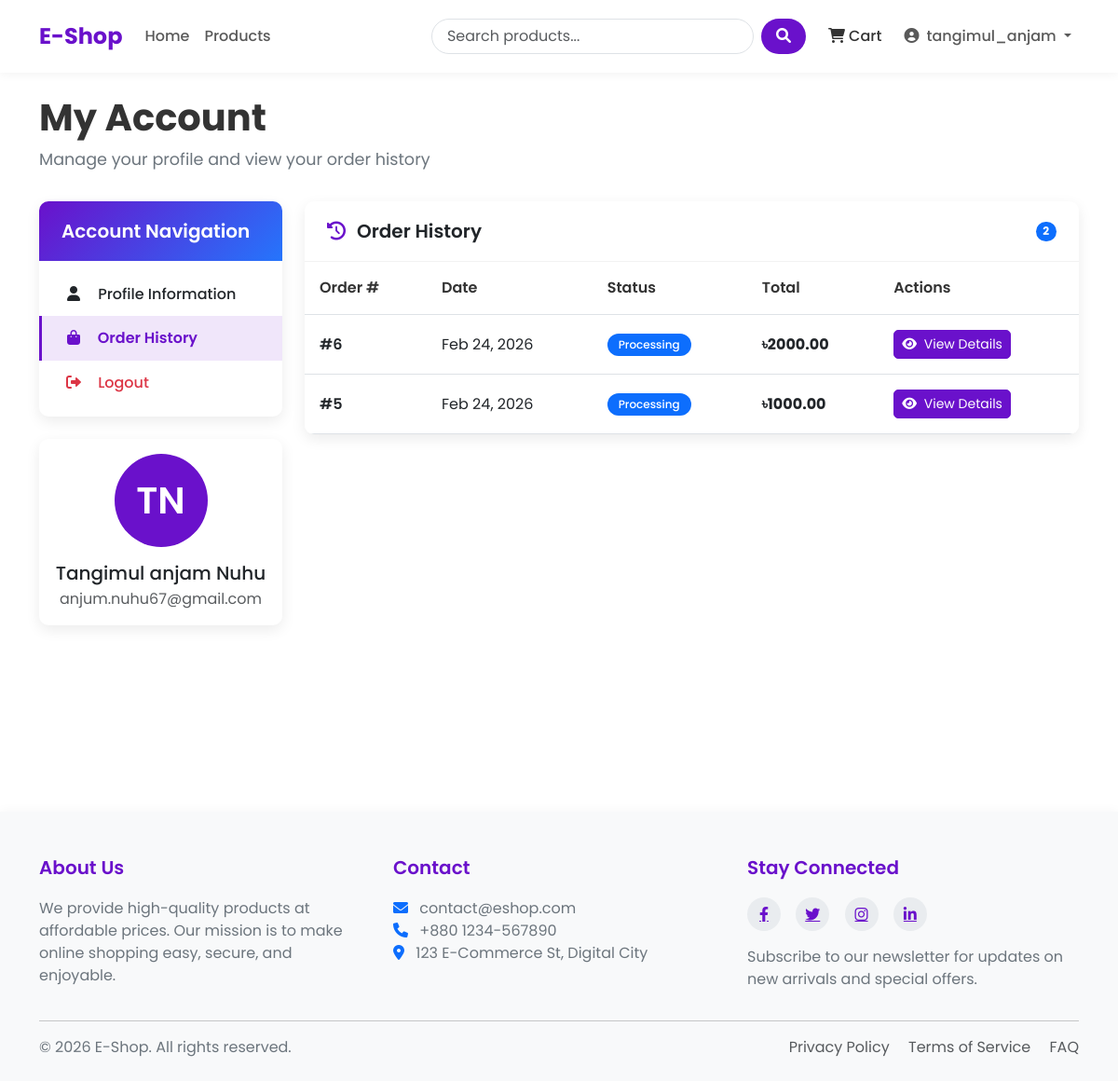
The page /profile/?tab=orders (signed in) on the database as committed earlier.
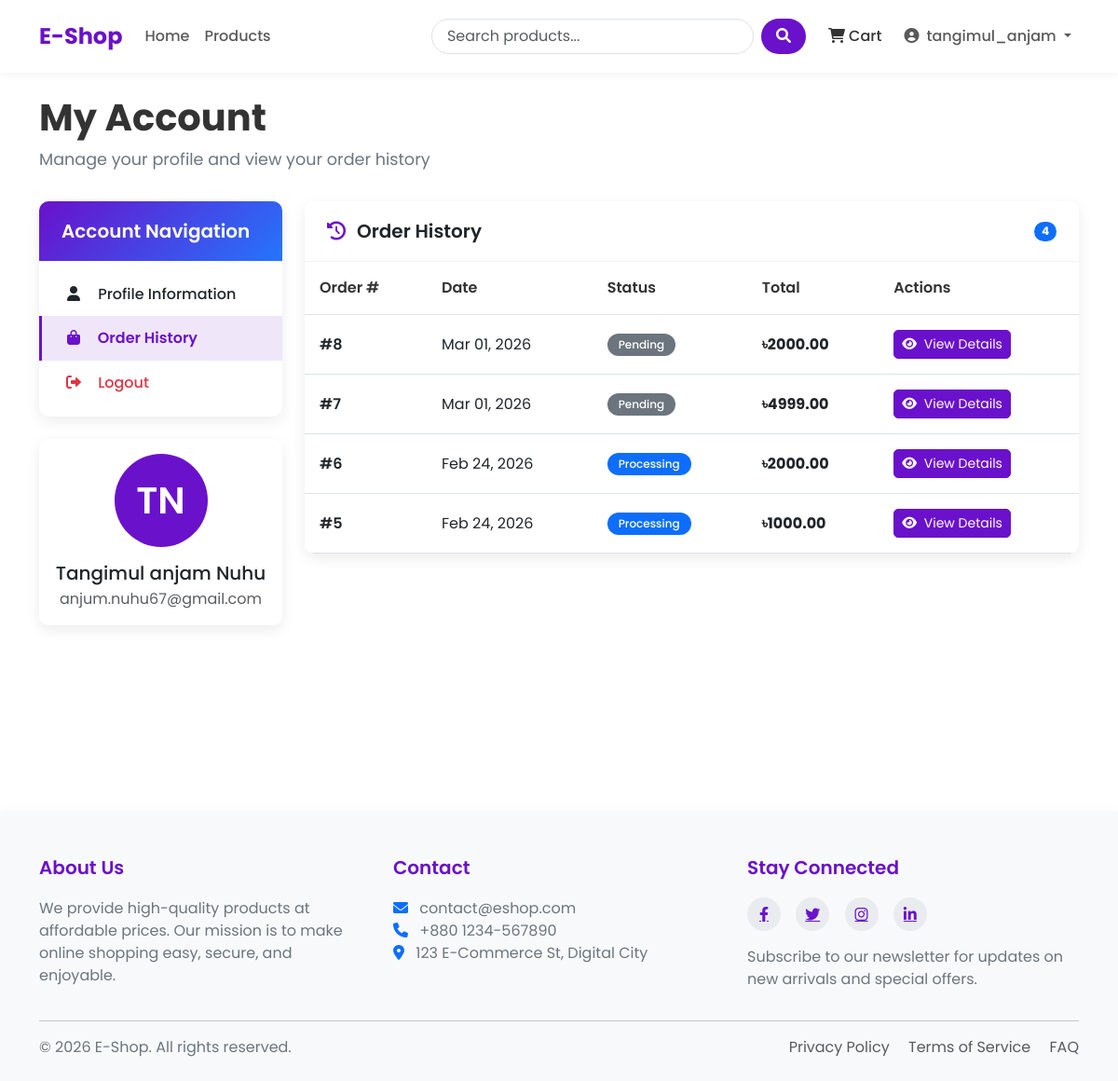
The same page on the database as committed later.
### shop/models.py (models this page shows, shortened)
class Order(models.Model):
    STATUS_CHOICES = (
        ('pending', 'Pending'),
        ('processing', 'Processing'),
        ('shipped', 'Shipped'),
        ('delivered', 'Delivered'),
        ('canceled', 'Canceled'),
    )
    user = models.ForeignKey(User, related_name='orders', on_delete=models.CASCADE)
    first_name = models.CharField(max_length=50)
    last_name = models.CharField(max_length=50)
    email = models.EmailField()
    address = models.CharField(max_length=250)
    postal_code = models.CharField(max_length=20)
    city = models.CharField(max_length=100)
    status= models.CharField(max_length=20, choices=STATUS_CHOICES, default='pending')
    note= models.TextField(blank=True)
    paid= models.BooleanField(default=False)
    tansaction_id= models.CharField(max_length=100, blank=True)
    created = models.DateTimeField(auto_now_add=True)
    updated = models.DateTimeField(auto_now=True)
    class Meta:
        ordering = ('-created',)
    def get_total_cost(self):
        return sum(item.get_cost() for item in self.items.all())

class OrderItem(models.Model):
    order= models.ForeignKey(Order, related_name='items', on_delete=models.CASCADE)
    product = models.ForeignKey(Product, on_delete=models.CASCADE)
    quantity = models.PositiveIntegerField(default=1)
    price= models.DecimalField(max_digits=10, decimal_places=2)
    def get_cost(self):
        return self.price * self.quantity

### shop/views.py (the view)
# urls.py: path('profile/', views.profile, name='profile'),
@login_required(login_url='/login/')
def profile(request):
    tab=request.GET.get('tab')
    orders=Order.objects.filter(user=request.user).order_by('-created')
    completed_orders=orders.filter(status='delivered').count()
    total_spent=sum(order.get_total_cost() for order in orders if order.paid)
    order_history_active=(tab=='orders')
    return render(request, 'shop/profile.html', {
        'user': request.user,
        'orders': orders,
        'order_history_active': order_history_active,
        'completed_orders': completed_orders,
        'total_spent': total_spent,
    })

### shop/context_processors.py (called while the page is built)
def cart_item_count(request):
    if request.user.is_authenticated:
        try:
            cart = Cart.objects.get(user=request.user)
            return {'cart_item_count': cart.get_total_items()}
        except Cart.DoesNotExist:
            return {'cart_item_count': 0}
    return {'cart_item_count': 0}

### shop/models.py (called while the page is built)
    def get_total_items(self):
        return sum(item.quantity for item in self.items.all())

### templates/shop/profile.html (shortened to what this page needs)
{% extends 'base.html' %}
{% block content %}
<div class="profile-container">
    <div class="profile-header">
        <h1 class="profile-title">My Account</h1>
        <p class="profile-subtitle">Manage your profile and view your order history</p>
    </div>
    <div class="row">
        <div class="col-lg-3 mb-4">
            <div class="profile-sidebar">
                <div class="sidebar-card card">
                    <div class="card-header">
                        <h5 class="mb-0">Account Navigation</h5>
                    </div>
                    <div class="sidebar-menu list-group list-group-flush">
                        <a href="{% url 'shop:profile' %}" class="list-group-item list-group-item-action {% if not order_history_active %}active{% endif %}">
                            <i class="fas fa-user"></i> Profile Information
                        </a>
                        <a href="{% url 'shop:profile' %}?tab=orders" class="list-group-item list-group-item-action {% if order_history_active %}active{% endif %}">
                            <i class="fas fa-shopping-bag"></i> Order History
                        </a>
                        <a href="{% url 'shop:logout' %}" class="list-group-item list-group-item-action text-danger">
                            <i class="fas fa-sign-out-alt"></i> Logout
                        </a>
                    </div>
                </div>
                <div class="sidebar-card card">
                    <div class="card-body text-center">
                        <div class="profile-avatar">
                            {{ user.first_name|slice:":1" }}{{ user.last_name|slice:":1" }}
                        </div>
                        <h5 class="mb-1">{{ user.get_full_name }}</h5>
                        <p class="text-muted mb-0">{{ user.email }}</p>
                    </div>
                </div>
            </div>
        </div>
        <div class="col-lg-9">
            {% if order_history_active %}
            <div class="content-card card">
                <div class="card-header d-flex justify-content-between align-items-center">
                    <h5 class="mb-0"><i class="fas fa-history"></i> Order History</h5>
                    {% if orders %}
                    <span class="badge bg-primary rounded-pill">{{ orders|length }}</span>
                    {% endif %}
                </div>
                <div class="card-body p-0">
                    {% if orders %}
                        <div class="table-responsive">
                            <table class="table order-table mb-0">
                                <thead>
                                    <tr>
                                        <th>Order #</th>
                                        <th>Date</th>
                                        <th>Status</th>
                                        <th>Total</th>
                                        <th>Actions</th>
                                    </tr>
                                </thead>
                                <tbody>
                                    {% for order in orders %}
                                    <tr>
                                        <td class="order-id">#{{ order.id }}</td>
                                        <td>{{ order.created|date:"M d, Y" }}</td>
                                        <td>
                                            <span class="status-badge badge {% if order.status == 'delivered' %}bg-success{% elif order.status == 'shipped' %}bg-info{% elif order.status == 'processing' %}bg-primary{% elif order.status == 'canceled' %}bg-danger{% else %}bg-secondary{% endif %}">
                                                {{ order.get_status_display }}
                                            </span>
                                        </td>
                                        <td class="fw-bold">৳{{ order.get_total_cost }}</td>
                                        <td>
                                            <button type="button" class="btn btn-sm btn-primary view-btn" data-bs-toggle="modal" data-bs-target="#orderModal{{ order.id }}">
                                                <i class="fas fa-eye me-1"></i> View Details
                                            </button>
                                        </td>
                                    </tr>
                                    {% endfor %}
                                </tbody>
                            </table>
                        </div>
                    {% endif %}
                </div>
            </div>
            {% endif %}
        </div>
    </div>
</div>
{% endblock %}

### templates/base.html (shortened to what this page needs)
<!DOCTYPE html>
<html lang="en">
<head>
    <link href="https://cdn.jsdelivr.net/npm/bootstrap@5.3.0/dist/css/bootstrap.min.css" rel="stylesheet">
    <link rel="stylesheet" href="https://cdnjs.cloudflare.com/ajax/libs/font-awesome/6.0.0/css/all.min.css">
    {% load static %}
</head>
<body>
    <header>
        <nav class="navbar navbar-expand-lg navbar-light bg-white">
            <div class="container">
                <a class="navbar-brand" href="{% url 'shop:home' %}">E-Shop</a>
                <div class="collapse navbar-collapse" id="navbarNav">
                    <ul class="navbar-nav me-auto mb-2 mb-lg-0">
                        <li class="nav-item {% if request.path == '/' %}active{% endif %}">
                            <a class="nav-link" href="{% url 'shop:home' %}">Home</a>
                        </li>
                        <li class="nav-item {% if '/products/' in request.path %}active{% endif %}">
                            <a class="nav-link" href="{% url 'shop:product_list' %}">Products</a>
                        </li>
                    </ul>
                    <form class="d-flex search-box me-3" action="{% url 'shop:product_list' %}" method="get">
                        <input class="form-control search-input me-2" type="search" name="search" placeholder="Search products..." aria-label="Search">
                        <button class="btn search-btn" type="submit">
                            <i class="fas fa-search"></i>
                        </button>
                    </form>
                    <ul class="navbar-nav">
                        <li class="nav-item me-2">
                            <a class="nav-link cart-btn" href="{% url 'shop:cart_detail' %}">
                                <i class="fas fa-shopping-cart"></i> Cart
                            </a>
                        </li>
                        {% if user.is_authenticated %}
                            <li class="nav-item dropdown">
                                <a class="nav-link dropdown-toggle" href="#" id="navbarDropdown" role="button"
                                   data-bs-toggle="dropdown" aria-expanded="false">
                                    <i class="fas fa-user-circle me-1"></i> {{ user.username }}
                                </a>
                            </li>
                        {% endif %}
                    </ul>
                </div>
            </div>
        </nav>
    </header>
    <main class="container my-4">
        {% block content %}{% endblock %}
    </main>
    <footer>
        <div class="container">
            <div class="row">
                <div class="col-md-4 mb-4 mb-md-0">
                    <h5>About Us</h5>
                    <p>We provide high-quality products at affordable prices. Our mission is to make online shopping easy, secure, and enjoyable.</p>
                </div>
                <div class="col-md-4 mb-4 mb-md-0">
                    <h5>Contact</h5>
                    <p>
                        <i class="fas fa-envelope me-2 text-primary"></i> contact@eshop.com<br>
                        <i class="fas fa-phone me-2 text-primary"></i> +880 1234-567890<br>
                        <i class="fas fa-map-marker-alt me-2 text-primary"></i> 123 E-Commerce St, Digital City
                    </p>
                </div>
                <div class="col-md-4">
                    <h5>Stay Connected</h5>
                    <div class="social-icons mb-3">
                        <a href="#"><i class="fab fa-facebook-f"></i></a>
                        <a href="#"><i class="fab fa-twitter"></i></a>
                        <a href="#"><i class="fab fa-instagram"></i></a>
                        <a href="#"><i class="fab fa-linkedin-in"></i></a>
                    </div>
                    <p>Subscribe to our newsletter for updates on new arrivals and special offers.</p>
                </div>
            </div>
            <hr>
            <div class="row mt-3">
                <div class="col-md-6 mb-2 mb-md-0">
                    <p class="mb-0">&copy; {% now "Y" %} E-Shop. All rights reserved.</p>
                </div>
                <div class="col-md-6 text-md-end">
                    <p class="mb-0">
                        <a href="#" class="text-decoration-none me-3 text-muted">Privacy Policy</a>
                        <a href="#" class="text-decoration-none me-3 text-muted">Terms of Service</a>
                        <a href="#" class="text-decoration-none text-muted">FAQ</a>
                    </p>
                </div>
            </div>
        </div>
    </footer>
</body>
</html>

### templates/shop/profile.html (style rules this page uses)
.profile-container { padding-bottom: 3rem; }
.profile-header { margin-bottom: 2rem; }
.profile-title { font-weight: 700; margin-bottom: 0.5rem; color: var(--text-color); }
.profile-subtitle { color: var(--text-light); font-size: 1.1rem; }
.profile-sidebar { position: sticky; top: 20px; }
.sidebar-card { border: none; border-radius: var(--border-radius); overflow: hidden; box-shadow: var(--box-shadow); margin-bottom: 1.5rem; }
.sidebar-card .card-header { padding: 1.25rem 1.5rem; background: linear-gradient(135deg, var(--primary-color) 0%, var(--secondary-color) 100%); color: white; border: none; }
.sidebar-card .card-header h5 { margin-bottom: 0; font-weight: 600; }
.sidebar-menu { padding: 0.75rem 0; }
.sidebar-menu .list-group-item { padding: 0.75rem 1.5rem; border: none; border-radius: 0; border-left: 3px solid transparent; transition: all 0.3s ease; font-weight: 500; }
.sidebar-menu .list-group-item.active { background-color: rgba(106, 17, 203, 0.1); border-left-color: var(--primary-color); color: var(--primary-color); font-weight: 600; }
.sidebar-menu .list-group-item i { width: 20px; text-align: center; margin-right: 0.75rem; color: inherit; }
.sidebar-menu .text-danger { color: #dc3545 !important; }
.content-card { border: none; border-radius: var(--border-radius); overflow: hidden; box-shadow: var(--box-shadow); margin-bottom: 1.5rem; }
.content-card .card-header { padding: 1.25rem 1.5rem; background-color: white; border-bottom: 1px solid rgba(0,0,0,0.05); }
.content-card .card-header h5 { margin-bottom: 0; font-weight: 600; display: flex; align-items: center; }
.content-card .card-header i { margin-right: 0.75rem; color: var(--primary-color); }
.content-card .card-body { padding: 1.5rem; }
.profile-avatar { width: 100px; height: 100px; border-radius: 50%; background-color: var(--primary-color); color: white; display: flex; align-items: center; justify-content: center; font-size: 2.5rem; font-weight: 600; margin: 0 auto 1rem; }
.order-table { margin-bottom: 0; }
.order-table th { font-weight: 600; color: var(--text-color); padding: 1rem; }
.order-table td { padding: 1rem; vertical-align: middle; }
.order-table tbody tr { transition: all 0.2s ease; }
.order-id { font-weight: 600; color: var(--primary-color); }
.status-badge { font-weight: 500; padding: 0.375rem 0.75rem; border-radius: 50px; }
.view-btn { border-radius: 5px; transition: all 0.3s ease; }

### templates/base.html (style rules this page uses)
:root { --primary-color: #6a11cb; --primary-dark: #5a0cb8; --primary-light: #7c4ddb; --secondary-color: #2575fc; --text-color: #333333; --text-light: #6c757d; --bg-light: #f8f9fa; --border-radius: 10px; --box-shadow: 0 5px 15px rgba(0,0,0,0.08); }
body { font-family: 'Poppins', sans-serif; color: var(--text-color); display: flex; flex-direction: column; min-height: 100vh; }
main { flex: 1; }
.navbar { padding: 1rem 0; box-shadow: 0 2px 10px rgba(0,0,0,0.05); }
.navbar-brand { font-weight: 700; font-size: 1.5rem; color: var(--primary-color); }
.nav-link { font-weight: 500; padding: 0.5rem 1rem; transition: all 0.3s ease; }
.search-box { position: relative; }
.search-input { border-radius: 50px; padding-left: 1rem; border: 1px solid #dee2e6; transition: all 0.3s ease; }
.search-btn { border-radius: 50px; background-color: var(--primary-color); color: white; padding: 0.375rem 1rem; border: none; }
.cart-btn { position: relative; padding: 0.5rem 1rem; color: var(--text-color); transition: all 0.3s ease; }
.btn-primary { background-color: var(--primary-color); border-color: var(--primary-color); }
footer { background-color: var(--bg-light); padding: 3rem 0 1.5rem; margin-top: 5rem; box-shadow: 0 -2px 10px rgba(0,0,0,0.03); }
footer h5 { font-weight: 600; margin-bottom: 1.2rem; color: var(--primary-color); }
footer p { color: var(--text-light); }
.social-icons a { display: inline-flex; align-items: center; justify-content: center; width: 36px; height: 36px; background-color: #e9ecef; color: var(--primary-color); border-radius: 50%; margin-right: 0.75rem; transition: all 0.3s ease; }

Rows that differ between the two databases and show on the page:
added Order: id "8", created "Mar 01, 2026", status "Pending", get_total_cost "2000.00"
added Order: id "7", created "Mar 01, 2026", status "Pending", get_total_cost "4999.00"
Other text that changed with them:
{{ orders|length }}: "2" → "4"
